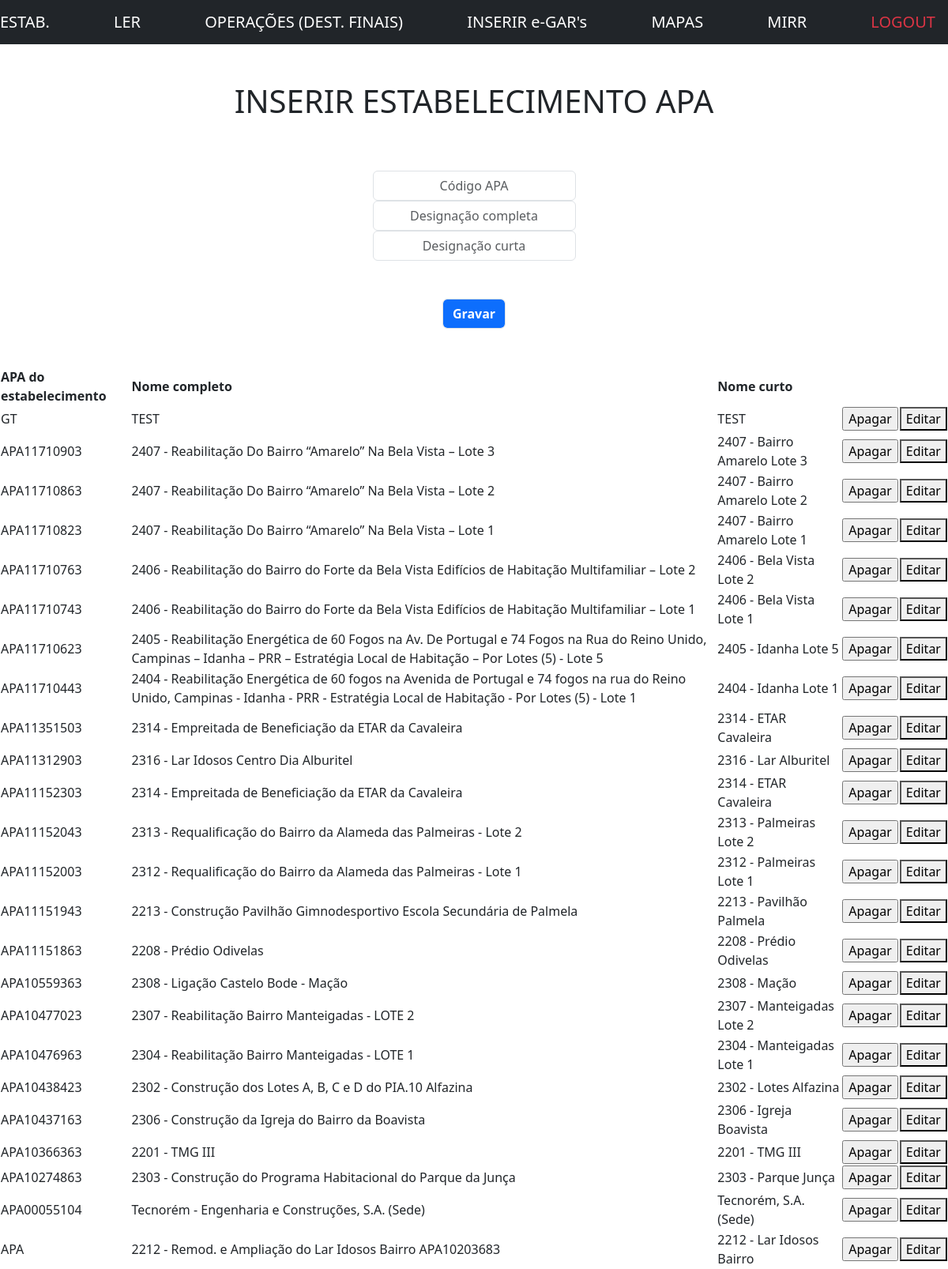
The app's page /establishments (signed in) with its own data.
### tables this page shows
CREATE TABLE apa_code_contract(
        id INTEGER PRIMARY KEY AUTOINCREMENT NOT NULL,
        apa_code TEXT NOT NULL,
        contract_full TEXT NOT NULL,
        contract_short TEXT NOT NULL
    );

### app.py (the view, shortened to what this page needs)
@app.route("/establishments", methods=["GET", "POST"])
@login_required
def establishments():
    if request.method == "GET":
        all_estab = db.execute("SELECT apa_code,contract_full,contract_short \
            FROM apa_code_contract ORDER BY apa_code DESC")
        return render_template("establishments.html", all_estab=all_estab)

### helpers.py (called while the page is built)
def login_required(f):
    @wraps(f)
    def decorated_function(*args, **kwargs):
        if session.get("user_id") is None:
            return redirect("/login")
        return f(*args, **kwargs)
    return decorated_function

### templates/establishments.html (shortened to what this page needs)
{% extends "layout.html" %}
{% block main %}
<br></br>
<p class="display-6 text-center"> INSERIR ESTABELECIMENTO APA</p>
<br></br>
<form action="/establishments" method="post">
    <div>
        <input autocomplete="off" autofocus class="form-control text-center mx-auto w-auto" name="apa_code" placeholder="Código APA"
            type="text">
    </div>
    <div>
        <input autocomplete="off" autofocus class="form-control text-center mx-auto w-auto" name="nome_estab"
            placeholder="Designação completa" type="text">
    </div>
    <div>
        <input autocomplete="off" autofocus class="form-control text-center mx-auto w-auto" name="nome_estab_curto"
            placeholder="Designação curta" type="text">
    </div>
    <br></br>
    <button class="form-control text-white fw-bold mx-auto w-auto bg-primary" type="submit">Gravar</button>
</form>
<br></br>
<table style="width:100%">
    <thead>
        <tr>
            <th>APA do estabelecimento</th>
            <th>Nome completo</th>
            <th>Nome curto</th>
        </tr>
    </thead>
    <tbody>
        {% for row in all_estab %}
        <tr>
            <td>{{ row.apa_code }}</td>
            <td>{{ row.contract_full }}</td>
            <td>{{ row.contract_short }}</td>
            <td>
                <form action="/delete" method="post">
                    <div>
                        <input class="delete_button" type="submit" value="Apagar">
                    </div>
                </form>
            </td>
            <td>
                <button class="edit_button" onclick="showEditForm('{{ row.apa_code }}')">Editar</button>
            </td>
        </tr>
        {% endfor %}
    </tbody>
</table>
{% endblock %}

### records on screen
apa_code_contract: apa_code "GT", contract_full "TEST", contract_short "TEST"
apa_code_contract: apa_code "APA11710903", contract_full "2407 - Reabilitação Do Bairro “Amarelo” Na Bela Vista – Lote 3", contract_short "2407 - Bairro Amarelo Lote 3"
apa_code_contract: apa_code "APA11710863", contract_full "2407 - Reabilitação Do Bairro “Amarelo” Na Bela Vista – Lote 2", contract_short "2407 - Bairro Amarelo Lote 2"
apa_code_contract: apa_code "APA11710823", contract_full "2407 - Reabilitação Do Bairro “Amarelo” Na Bela Vista – Lote 1", contract_short "2407 - Bairro Amarelo Lote 1"
apa_code_contract: apa_code "APA11710763", contract_full "2406 - Reabilitação do Bairro do Forte da Bela Vista Edifícios de Habitação Multifamiliar – Lote 2", contract_short "2406 - Bela Vista Lote 2"
apa_code_contract: apa_code "APA11710743", contract_full "2406 - Reabilitação do Bairro do Forte da Bela Vista Edifícios de Habitação Multifamiliar – Lote 1", contract_short "2406 - Bela Vista Lote 1"
apa_code_contract: apa_code "APA11710623", contract_full "2405 - Reabilitação Energética de 60 Fogos na Av. De Portugal e 74 Fogos na Rua do Reino Unido, Campinas – Idanha – PRR – Estratégia Local de Habitação – Por Lotes (5) - Lote 5", contract_short "2405 - Idanha Lote 5"
apa_code_contract: apa_code "APA11710443", contract_full "2404 - Reabilitação Energética de 60 fogos na Avenida de Portugal e 74 fogos na rua do Reino Unido, Campinas - Idanha - PRR - Estratégia Local de Habitação - Por Lotes (5) - Lote 1", contract_short "2404 - Idanha Lote 1"
apa_code_contract: apa_code "APA11351503", contract_full "2314 - Empreitada de Beneficiação da ETAR da Cavaleira", contract_short "2314 - ETAR Cavaleira"
apa_code_contract: apa_code "APA11312903", contract_full "2316 - Lar Idosos Centro Dia Alburitel", contract_short "2316 - Lar Alburitel"
apa_code_contract: apa_code "APA11152303", contract_full "2314 - Empreitada de Beneficiação da ETAR da Cavaleira", contract_short "2314 - ETAR Cavaleira"
apa_code_contract: apa_code "APA11152043", contract_full "2313 - Requalificação do Bairro da Alameda das Palmeiras - Lote 2", contract_short "2313 - Palmeiras Lote 2"
apa_code_contract: apa_code "APA11152003", contract_full "2312 - Requalificação do Bairro da Alameda das Palmeiras - Lote 1", contract_short "2312 - Palmeiras Lote 1"
apa_code_contract: apa_code "APA11151943", contract_full "2213 - Construção Pavilhão Gimnodesportivo Escola Secundária de Palmela", contract_short "2213 - Pavilhão Palmela"
apa_code_contract: apa_code "APA11151863", contract_full "2208 - Prédio Odivelas", contract_short "2208 - Prédio Odivelas"
apa_code_contract: apa_code "APA10559363", contract_full "2308 - Ligação Castelo Bode - Mação", contract_short "2308 - Mação"
apa_code_contract: apa_code "APA10477023", contract_full "2307 - Reabilitação Bairro Manteigadas - LOTE 2", contract_short "2307 - Manteigadas Lote 2"
apa_code_contract: apa_code "APA10476963", contract_full "2304 - Reabilitação Bairro Manteigadas - LOTE 1", contract_short "2304 - Manteigadas Lote 1"
apa_code_contract: apa_code "APA10438423", contract_full "2302 - Construção dos Lotes A, B, C e D do PIA.10 Alfazina", contract_short "2302 - Lotes Alfazina"
apa_code_contract: apa_code "APA10437163", contract_full "2306 - Construção da Igreja do Bairro da Boavista", contract_short "2306 - Igreja Boavista"
apa_code_contract: apa_code "APA10366363", contract_full "2201 - TMG III", contract_short "2201 - TMG III"
apa_code_contract: apa_code "APA10274863", contract_full "2303 - Construção do Programa Habitacional do Parque da Junça", contract_short "2303 - Parque Junça"
apa_code_contract: apa_code "APA00055104", contract_full "Tecnorém - Engenharia e Construções, S.A. (Sede)", contract_short "Tecnorém, S.A. (Sede)"
apa_code_contract: apa_code "APA", contract_full "2212 - Remod. e Ampliação do Lar Idosos Bairro APA10203683", contract_short "2212 - Lar Idosos Bairro"
